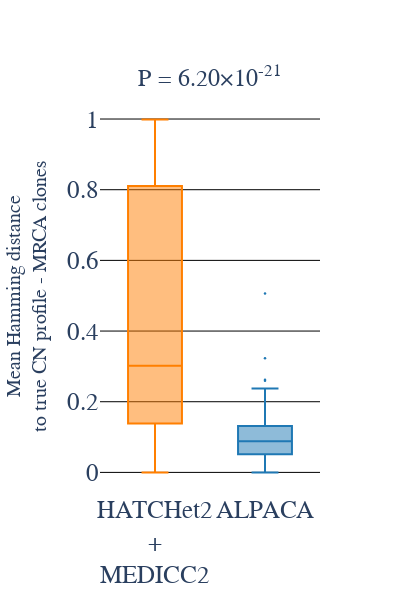

The code cell stored with this chart in its notebook:
### Code cell
mrca_distance_results.rename(columns={'alpaca_score':'alpaca','MEDICC2':'hatchet'},inplace=True)
fig_M, results = make_error_comparison_plot(
    cohort_results=mrca_distance_results,
    palette_path=palette_path,
    y_axis_title='Mean Hamming distance<br>to true CN profile - MRCA clones',
    w=w,
    h=h,
    font_size=lables_font_size)
# rename traces:
fig_M.update_traces(name="HATCHet2<br>+<br>MEDICC2", selector=dict(name="HATCHet"))
fig_M.write_image(f'../../figures/Fig1d_hamming_comparison_boxplot_alpaca_vs_hatchet_MRCA.pdf', width=w, height=h,scale=scale)
fig_M.show()

### Figure 1 — Plotly figure (JSON) as saved in the notebook; plotly's stock layout.template omitted (floating-point values rounded to 4 significant figures; data arrays with more than 128 entries replaced by an {"elided": "..."} marker saying what was removed)
{"data": [{"boxpoints": "outliers", "jitter": 0, "line": {"color": "#FF7F00", "width": 2}, "marker": {"size": 2.5}, "name": "HATCHet2<br>+<br>MEDICC2", "orientation": "v", "pointpos": 0, "type": "box", "y": {"elided": "147 float values"}}, {"boxpoints": "outliers", "jitter": 0, "line": {"color": "#1F78B4", "width": 2}, "marker": {"size": 2.5}, "name": "ALPACA", "orientation": "v", "pointpos": 0, "type": "box", "y": {"elided": "147 float values"}}], "layout": {"annotations": [{"align": "left", "font": {"size": 24}, "showarrow": false, "text": "P = 6.20×10<sup>-21</sup>", "x": 0.5, "xref": "paper", "y": 1.1, "yref": "paper"}], "font": {"family": "Arial", "size": 25}, "height": 600, "paper_bgcolor": "white", "plot_bgcolor": "white", "showlegend": false, "title": {"text": ""}, "width": 400, "xaxis": {"showgrid": true}, "yaxis": {"gridcolor": "black", "gridwidth": 1, "showgrid": true, "title": {"font": {"family": "Arial", "size": 20}, "text": "Mean Hamming distance<br>to true CN profile - MRCA clones"}, "zeroline": true, "zerolinecolor": "black", "zerolinewidth": 1}}}
